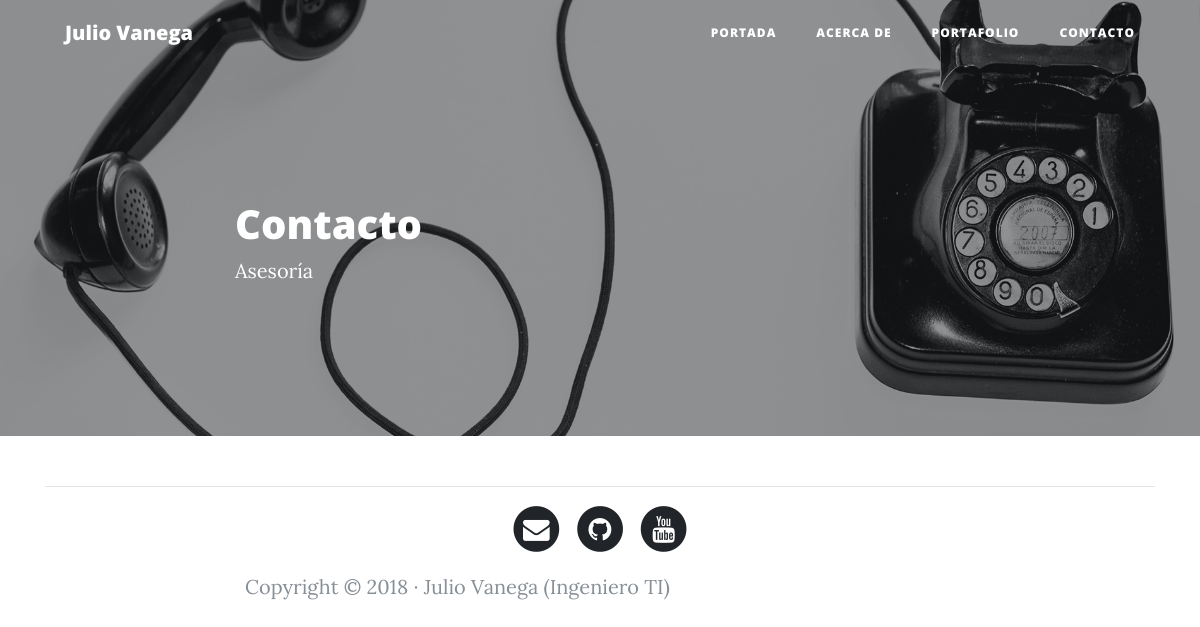
The app's page /contact/, older data.
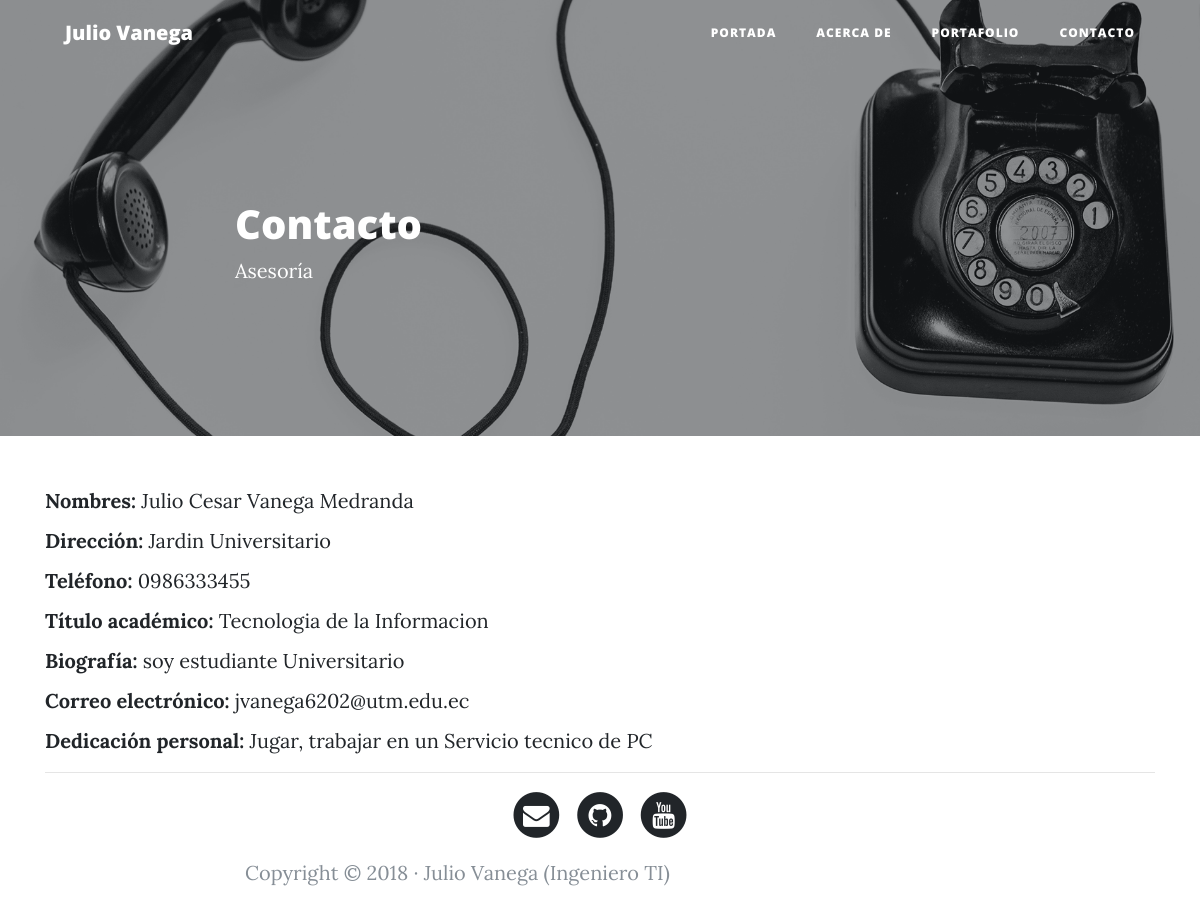
The same page, newer data.
### core/models.py (models this page shows, shortened)
class Persona(models.Model):
    nombres = models.CharField(max_length=100, verbose_name="Nombres")
    apellidos = models.CharField(max_length=100, verbose_name="Apellidos")
    direccion = models.CharField(max_length=200, verbose_name="Dirección")
    telefono = models.CharField(max_length=20, verbose_name="Teléfono")
    titulo_academico = models.CharField(max_length=200, verbose_name="Título Académico")
    biografia = models.TextField(verbose_name="Biografía")
    correo = models.EmailField(verbose_name="Correo Electrónico")
    dedicacion = models.CharField(max_length=200, verbose_name="Dedicación")
    class Meta:
        verbose_name = "persona"
        verbose_name_plural = "personas"

### core/views.py (the view)
# urls.py: path('contact/', views.contact, name='contact'),
def contact(request):
    personas = Persona.objects.all()
    return render(request, 'core/contact.html', {
        'personas': personas
    })

### templates/core/contact.html (shortened to what this page needs)
<!DOCTYPE html>
<html lang="es">
  <head>
    {% load static %}
    <link href="{% static 'core/vendor/bootstrap/css/bootstrap.min.css' %}" rel="stylesheet">
    <link href="{% static 'core/vendor/font-awesome/css/font-awesome.min.css' %}" rel="stylesheet" type="text/css">
    <link href="{% static 'core/css/clean-blog.min.css' %}" rel="stylesheet">
  </head>
  <body>
    <nav class="navbar navbar-expand-lg navbar-light fixed-top" id="mainNav">
      <div class="container">
        <a class="navbar-brand" href="index.html">Julio Vanega</a>
        <div class="collapse navbar-collapse" id="navbarResponsive">
         <ul class="navbar-nav ml-auto">
    <li class="nav-item">
        <a class="nav-link" href="{% url 'index' %}">Portada</a>
    </li>
    <li class="nav-item">
        <a class="nav-link" href="{% url 'about' %}">Acerca de</a>
    </li>
    <li class="nav-item">
        <a class="nav-link" href="{% url 'portfolio' %}">Portafolio</a>
    </li>
    <li class="nav-item">
        <a class="nav-link" href="{% url 'contact' %}">Contacto</a>
    </li>
</ul>
        </div>
      </div>
    </nav>
    <header class="masthead" style="background-image: url('{% static 'core/img/contact-bg.jpg' %}')">
      <div class="overlay"></div>
      <div class="container">
        <div class="row">
          <div class="col-lg-8 col-md-10 mx-auto">
            <div class="site-heading">
              <h1>Contacto</h1>
              <span class="subheading">Asesoría</span>
            </div>
          </div>
        </div>
      </div>
    </header>
    <div class="container">
{% for persona in personas %}
    <div id="informacion">
        <p><b>Nombres:</b> {{ persona.nombres }} {{ persona.apellidos }}</p>
        <p><b>Dirección:</b> {{ persona.direccion }}</p>
        <p><b>Teléfono:</b> {{ persona.telefono }}</p>
        <p><b>Título académico:</b> {{ persona.titulo_academico }}</p>
        <p><b>Biografía:</b> {{ persona.biografia }}</p>
        <p><b>Correo electrónico:</b> {{ persona.correo }}</p>
        <p><b>Dedicación personal:</b> {{ persona.dedicacion }}</p>
    </div>
{% endfor %}
<hr>
    <footer>
      <div class="container">
        <div class="row">
          <div class="col-lg-8 col-md-10 mx-auto">
            <ul class="list-inline text-center">
              <li class="list-inline-item">
                <a href="#"><span class="fa-stack fa-lg">
                  <i class="fa fa-circle fa-stack-2x"></i>
                  <i class="fa fa-envelope fa-stack-1x fa-inverse"></i>
                </span></a>
              </li>
              <li class="list-inline-item">
                <a href="#"><span class="fa-stack fa-lg">
                  <i class="fa fa-circle fa-stack-2x"></i>
                  <i class="fa fa-github fa-stack-1x fa-inverse"></i>
                </span></a>
              </li>
              <li class="list-inline-item">
                <a href="#"><span class="fa-stack fa-lg">
                  <i class="fa fa-circle fa-stack-2x"></i>
                  <i class="fa fa-youtube fa-stack-1x fa-inverse"></i>
                </span></a>
              </li>
            </ul>
            <p class="copyright text-muted">Copyright &copy; 2018 · Julio Vanega (Ingeniero TI)</p>
          </div>
        </div>
      </div>
    </footer>
    </div>
  </body>
</html>

Row changes from the older to the newer data that the page shows:
added Persona: nombres "Julio Cesar", apellidos "Vanega Medranda", direccion "Jardin Universitario", telefono "0986333455", titulo_academico "Tecnologia de la Informacion", biografia "soy estudiante Universitario", correo "jvanega6202@utm.edu.ec", dedicacion "Jugar, trabajar en un Servicio tecnico de PC"
